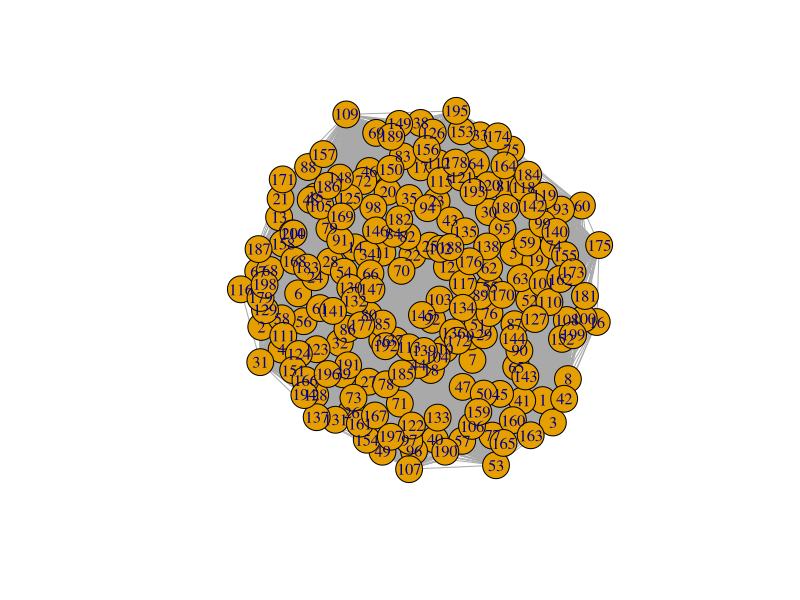
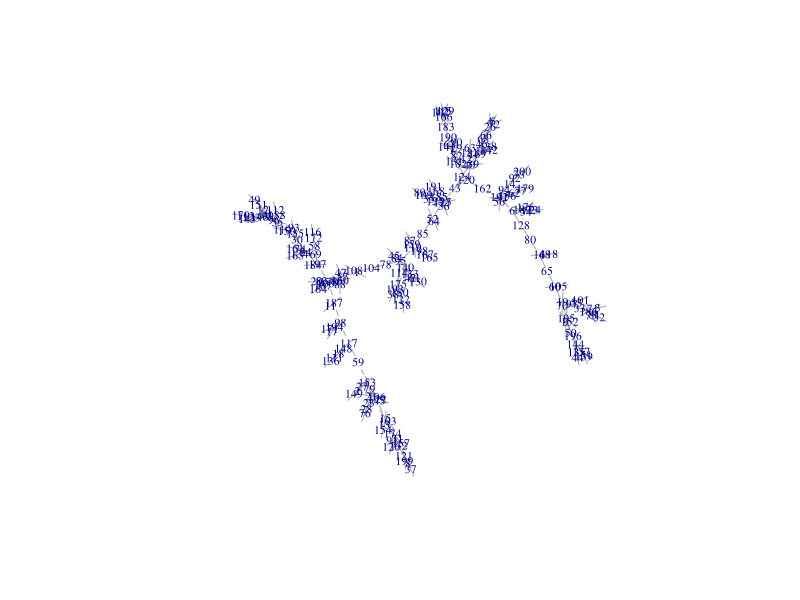

Here is the R script that generated these plots, in order:
####################
#                  #
# Copiar todo esto #
#                  #
####################
# Hecho con gusto por Selene Muñoz Ortega (UAEH)

# T1_04_REDES COMPLEJAS(1) - Visión de redes complejas - parte 1

# Objetivo: Estimar el Maximum Spanning Tree -árbol de expansión máxima- (asegurar una visión clara del espacio-producto)
# Red troncal: Estructura general de la red: vamos a poder v. redes complejas

# Regla 1: mantener n-1 conexiones como máximo
# Regla 2: Quitar las conexiones con el peso más bajo, nos vamos quedar con las del peso máximo (menos conexiones)
# Regla 3: No crear nodos aislados
# ------------------------------------------------------------------------------------------------------
# En este ejercicio vamos a:
# 1. Usar un matriz hipotetica de datos
# 2. Graficar sus próximos adyacentes


##################################################################
# practica 3: Visión clara del espacio-producto: CASO HIPOTÉTICO #
##################################################################

# 1)la visualización del espacio - producto sea una red conectada: evitar islas de productos aislados. 
# 2)PROBLEMA: tratar de visualizar demasiados enlaces puede crear una complejidad visual innecesaria 
# donde se obstruirán las conexiones más relevantes.
#calculamos el árbol de expansión máxima (MST) de la matriz de proximidad. 
# MST es el conjunto de enlaces que conecta todos los nodos de la red utilizando un número mínimo de conexiones
# y la suma máxima posible de proximidades. 
#Calculamos el MST usando el algoritmo de Kruskal: Básicamente, el algoritmo clasifica los valores de la matriz
# de proximidad en orden descendente y luego incluye enlaces en el MST si y solo si conectan un producto aislado. 
#Por definición, el MST incluye todos los productos, pero el número de enlaces es el mínimo posible.
#Después de seleccionar los enlaces utilizando los criterios mencionados anteriormente, 
# construimos una visualización utilizando un algoritmo de diseño dirigido por la fuerza. 



M <- matrix(runif(200*200, min=0, max=100), ncol=200)
diag (M) <-0
head (M[,1:6])
dim(M)
#crear una matriz aleatoria de 200*200




library (igraph)


g <- graph.adjacency(M, mode = "undirected", weighted=TRUE)
plot(g)
#grafica la matriz



M <- -M
head (M[,1:6])
#Transforma la matriz en en NEGATIVA y para identificar los máximos



g <- graph.adjacency(M, mode = "undirected", weighted=TRUE)
MST <- minimum.spanning.tree(g)
plot (MST, vertex.shape="none",vertex.label.cex=.7)
#grafica nueva con matriz negativa, ver el espacio-producto, tecnológico 


A <- get.adjacency (MST, sparse = F)
# matriz de adyacencias (nuevo relacionamiento)
# ver las aristas que hay entre los nodos


head(A)
#VER LAS ARISTAS(PESOS)

write.graph(MST,file="g.gml",format="gml")
#nodos n-1

write.csv (A, file="Adyacentes.csv")
#exportar resultados para cytoscape o gephi